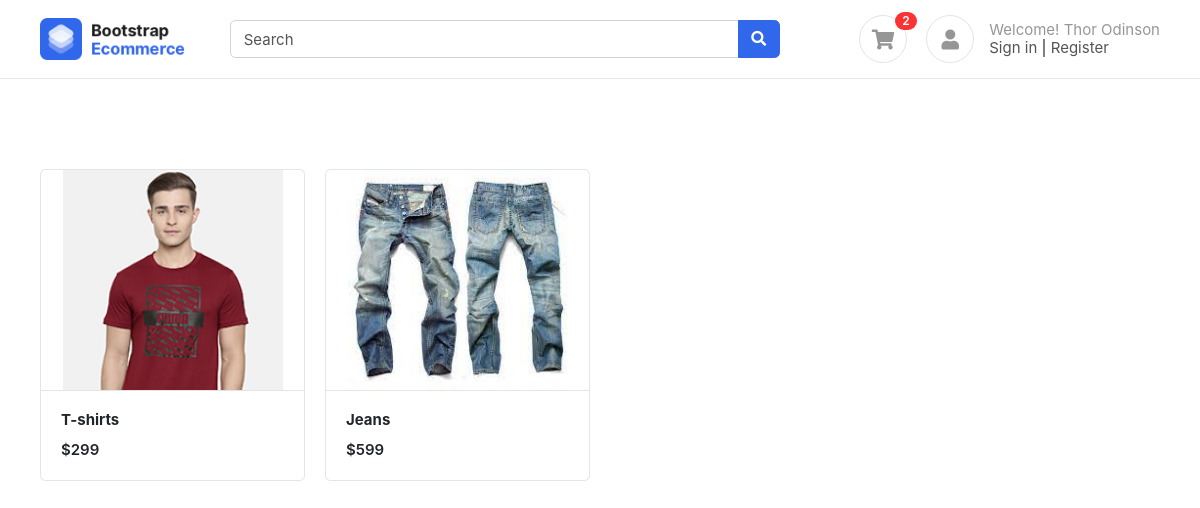
The page /homepage/ (signed in) on the database its author committed.
### accounts/models.py (models this page shows)
class Profile(BaseModel):
    user = models.OneToOneField(User, on_delete=models.CASCADE, related_name='profile')
    is_email_verified = models.BooleanField(default=False)
    email_token = models.CharField(max_length=100, null=True, blank=True)
    profile_image = models.ImageField(upload_to='Foles/Profile')
    def get_cart_count(self):
        return CartItems.objects.filter(cart__is_paid = False, cart__user = self.user).count()

### products/models.py (models this page shows, shortened)
class Product(BaseModel):
    product_name = models.CharField(max_length=100)
    slug = models.SlugField(unique=True, null=True, blank=True)
    category = models.ForeignKey(Category, on_delete=models.CASCADE, related_name='products')
    price = models.IntegerField()
    product_description = models.TextField()
    color_varient = models.ManyToManyField(ColorVariant, blank=True)
    size_varient = models.ManyToManyField(SizeVariant, blank=True)

class ProductImage(BaseModel):
    product = models.ForeignKey(Product, on_delete=models.CASCADE, related_name='product_images')
    image = models.ImageField(upload_to='Files\Product')

### home/views.py (the view)
# urls.py: path('homepage/', views.homepage, name='homepage')
def homepage(request):
    context = {'products' : Product.objects.all() }
    return render(request, 'home/homepage.html', context)

### templates/home/homepage.html
{% extends "base/base.html" %}
{% block start %}
<div class="container mt-5 pt-5">
    <div class="row">
        {% for product in products %}
        <div class="col-md-3">
            <figure class="card card-product-grid">
                <div class="img-wrap"> <img src= {{product.product_images.first.image.url}} > </div>
                <figcaption class="info-wrap border-top">
                    <a href=" {% url 'get_product' product.slug %} " class="title"><b>{{ product.product_name }}</b></a>
                    <div class="price mt-2">${{product.price}}</div>
                </figcaption>
            </figure>
        </div>
        {% endfor %}
    </div>
    </div>
{% endblock start %}

### templates/base/base.html (shortened to what this page needs)
{% load static %}
<!DOCTYPE HTML>
<html lang="en">
<head>
<link href="{% static 'assets/css/bootstrap.css' %} " rel="stylesheet" type="text/css"/>
<link href="{% static '/assets/fontawesome/css/all.min.css' %} " type="text/css" rel="stylesheet">
<link href="{% static '/assets/css/ui.css' %} " rel="stylesheet" type="text/css"/>
<link href="{% static '/assets/css/responsive.css' %} " rel="stylesheet" />
</head>
<body>
	<header class="section-header">
		<section class="header-main border-bottom">
			<div class="container">
		<div class="row align-items-center">
			<div class="col-lg-2 col-4">
				<div class="brand-wrap">
					<img class="logo" src="{% static '/assets/images/logo.png' %} ">
				</div>
			</div>
			<div class="col-lg-6 col-sm-12">
				<form action="#" class="search">
					<div class="input-group w-100">
						<input type="text" class="form-control" placeholder="Search">
						<div class="input-group-append">
						  <button class="btn btn-primary" type="submit">
							<i class="fa fa-search"></i>
						  </button>
						</div>
					</div>
				</form>
			</div>
			<div class="col-lg-4 col-sm-6 col-8">
				<div class="widgets-wrap float-md-right">
					<div class="widget-header  mr-3">
						<a href=" {% url 'cart' %} " class="icon icon-sm rounded-circle border"><i class="fa fa-shopping-cart"></i></a>
						<span class="badge badge-pill badge-danger notify">{{ request.user.profile.get_cart_count }}</span>
					</div>
					<div class="widget-header icontext">
						<a href="#" class="icon icon-sm rounded-circle border"><i class="fa fa-user"></i></a>
						<div class="text">
							<span class="text-muted">Welcome! {{ request.user.first_name }} {{ request.user.last_name }}</span>
							<div>
								<a href="#">Sign in</a> |
								<a href="#"> Register</a>
							</div>
						</div>
					</div>
				</div>
			</div>
		</div>
			</div>
		</section>
		</header>
		{% block start %}
		{% endblock start %}

### static/assets/css/ui.css (style rules this page uses)
html { font-family: 'Inter', sans-serif; font-size: 15px; }
.img-wrap { text-align: center; display: block; }
.img-wrap img { max-width: 100%; }
.icon-xs, .icon-sm, .icon-md, .icon-lg { display: inline-block; text-align: center; flex-shrink: 0; flex-grow: 0; }
.icon-sm { width: 48px; height: 48px; line-height: 48px; font-size: 20px; }
figure { margin-bottom: 0; }
.card .title { color: #212529; }
.header-main { position: relative; padding-top: 1rem; padding-bottom: 1rem; }
.brand-wrap .logo, .navbar-brand .logo { margin-right: 7px; max-height: 42px; display: inline-block; }
.widget-header { display: inline-block; vertical-align: middle; position: relative; }
.widget-header a { color: #545454; }
.widget-header i { color: #969696; }
.widget-header .notify { position: absolute; top: -3px; right: -10px; }
[class*='card-product'] a.title { color: #212529; display: block; }
[class*='card-product'] .img-wrap { overflow: hidden; position: relative; }
[class*='card-product'] .img-wrap img { height: 100%; max-width: 100%; width: auto; display: inline-block; object-fit: cover; }
.card-product-grid { margin-bottom: 20px; }
.card-product-grid .img-wrap { border-radius: 0.2rem 0.2rem 0 0; height: 220px; }
.card-product-grid .info-wrap { overflow: hidden; padding: 18px 20px; }
.card .img-wrap { overflow: hidden; }
.icontext { display: inline-flex; align-items: center; vertical-align: middle; }
.icontext .text { width: 100%; line-height: 1.2; color: #212529; }
.icontext .icon { position: relative; margin-right: 15px; flex-shrink: 0; flex-grow: 0; }
.notify { position: absolute; top: -4px; right: -10px; display: inline-block; padding: .25em .6em; font-size: 12px; line-height: 1; text-align: center; border-radius: 3rem; color: #fff; background-color: #fa3434; }
.price { font-weight: 600; color: #212529; }

### rows shown on the page
Product: product_images.first.image (picture), product_name "T-shirts", price "299"
Product: product_images.first.image (picture), product_name "Jeans", price "599"

### other values the page prints
{{ request.user.profile.get_cart_count }} "2"
{{ request.user.first_name }} "Thor"
{{ request.user.last_name }} "Odinson"
